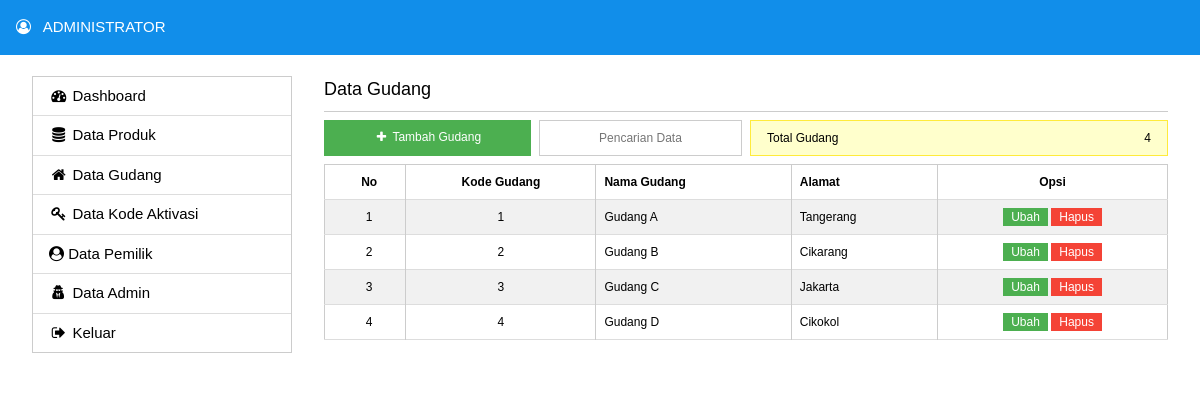
/admin/gudang_read.php (signed in), run on the app's committed database.
### tables this page shows
CREATE TABLE `tb_gudang` (
  `id_gudang` int(5) NOT NULL,
  `kode_gudang` varchar(20) NOT NULL,
  `nama_gudang` varchar(100) NOT NULL,
  `alamat` text NOT NULL
);

### admin/gudang_read.php (the view, shortened to what this page needs)
<?php require_once('../Connections/koneksi.php'); ?>
<?php
$logoutAction = $_SERVER['PHP_SELF']."?doLogout=true";
?>
<?php
$query_rsGudangRead = "SELECT * FROM tb_gudang ORDER BY nama_gudang ASC";
$rsGudangRead = mysql_query($query_rsGudangRead, $koneksi) or die(mysql_error());
$row_rsGudangRead = mysql_fetch_assoc($rsGudangRead);
$totalRows_rsGudangRead = mysql_num_rows($rsGudangRead);
$nomor = 1;
?>
<!DOCTYPE html>
<html>
<head>
<link rel="stylesheet" href="../assets/w3.css">
<link href="../assets/plugins/font-awesome/css/font-awesome.min.css" rel="stylesheet">
</head>
<body>
<div class="w3-container w3-top w3-text-white" style="background-color:#118eea;">
	<div class="w3-row w3-padding-16">
    	<div class="w3-col s12"><i class="fa fa-user-circle-o"></i>&nbsp;&nbsp; ADMINISTRATOR</div>
    </div>
    </div>
    <br>
<br>
<br>
<div class="w3-container">
	<div class="w3-row">
    	<div class="w3-col l3 w3-padding">
        	<ul class="w3-border w3-ul">
            	<li class="w3-hover-light-grey"><a href="home.php" style="text-decoration:none"><i class="fa fa-dashboard fa-fw"></i> Dashboard</a></li>
            	<li class="w3-hover-light-grey"><a href="barang_read.php" style="text-decoration:none"><i class="fa fa-database fa-fw"></i> Data Produk</a></li>
                <li class="w3-hover-light-grey"><a href="gudang_read.php" style="text-decoration:none"><i class="fa fa-home fa-fw"></i> Data Gudang</a></li>
                <li class="w3-hover-light-grey"><a href="aktivasi_read.php" style="text-decoration:none"><i class="fa fa-key fa-fw"></i> Data Kode Aktivasi</a></li>
            	<li class="w3-hover-light-grey"><a href="pemilik_read.php" style="text-decoration:none"><i class="fa fa-user-circle"></i> Data Pemilik</a></li>
                <li class="w3-hover-light-grey"><a href="admin_read.php" style="text-decoration:none"><i class="fa fa-user-secret fa-fw"></i> Data Admin</a></li>
                <li class="w3-hover-light-grey"><a href="<?php echo $logoutAction ?>" onClick="return confirm('Anda Yakin Ingin Keluar?')" style="text-decoration:none"><i class="fa fa-sign-out fa-fw"></i> Keluar</a></li>
            </ul>
        </div>
        <div class="w3-col l9 w3-padding">
		<div class="w3-large w3-border-bottom" style="padding-bottom:8px;">Data Gudang</div>
<?php if ($totalRows_rsGudangRead > 0) {  ?>
 <div class="w3-row">
 	<div class="w3-col l3" style="padding-right:4px;"><a style="margin-top:8px; height:36px;" class="w3-btn w3-block w3-green w3-small" href="gudang_create.php"><i class="fa fa-plus fa-fw"></i> Tambah Gudang</a></div>
	<div class="w3-col l3" style="padding-right:4px; padding-left:4px;"><input oninput="w3.filterHTML('#gudang', '.gudang', this.value)" placeholder="Pencarian Data" class="w3-input w3-border w3-center w3-small" style="outline:none;margin-top:8px;" autofocus></div>
    <div class="w3-col l6" style="padding-left:4px;"><div class="w3-border w3-border-yellow w3-pale-yellow w3-padding w3-small" style="margin-top:8px;">
        Total Gudang<span class="w3-right"><?php echo $totalRows_rsGudangRead ?></span>
        </div></div>
</div>
  <table class="w3-table w3-striped w3-small w3-hoverable w3-bordered w3-border" id="gudang" style="margin-top:8px;">
      <tr style="font-weight:bold" class="w3-hover-none">
      <td class="w3-border-right w3-center">No</td>
      <td class="w3-border-right w3-center">Kode Gudang</td>
      <td class="w3-border-right">Nama Gudang</td>
      <td class="w3-border-right">Alamat</td>
      <td class="w3-center">Opsi</td>
    </tr>
    <?php do { ?>
      <tr class="gudang">
        <td class="w3-border-right w3-center"><?php echo $nomor++; ?></td>
        <td class="w3-border-right w3-center"><?php echo $row_rsGudangRead['kode_gudang']; ?></td>
        <td class="w3-border-right"><?php echo $row_rsGudangRead['nama_gudang']; ?></td>
        <td class="w3-border-right"><?php echo $row_rsGudangRead['alamat']; ?></td>
        <td class="w3-center"><a class="w3-tag w3-small w3-green" style="text-decoration:none" href="gudang_update.php?id_gudang=<?php echo $row_rsGudangRead['id_gudang']; ?>">Ubah</a> <a class="w3-tag w3-small w3-red" style="text-decoration:none" onClick="return confirm('Anda Yakin Ingin Menghapus?\n<?php echo $row_rsGudangRead['nama_gudang']; ?>')" href="gudang_delete.php?id_gudang=<?php echo $row_rsGudangRead['id_gudang']; ?>">Hapus</a></td>
      </tr>
      <?php } while ($row_rsGudangRead = mysql_fetch_assoc($rsGudangRead)); ?>
  </table><br>
  <?php }  ?>
        </div>
    </div>
</div>
</body>
</html>

### assets/w3.css (style rules this page uses)
*,*:before,*:after { box-sizing:inherit }
html { -ms-text-size-adjust:100%;-webkit-text-size-adjust:100% }
body { margin:0 }
a { background-color:transparent;-webkit-text-decoration-skip:objects }
button,input,select,textarea { font:inherit;margin:0 }
button,input { overflow:visible }
html,body { font-family:Verdana,sans-serif;font-size:15px;line-height:1.5 }
html { overflow-x:hidden }
a { color:inherit }
.w3-table,.w3-table-all { border-collapse:collapse;border-spacing:0;width:100%;display:table }
.w3-bordered tr,.w3-table-all tr { border-bottom:1px solid #ddd }
.w3-striped tbody tr:nth-child(even) { background-color:#f1f1f1 }
.w3-table td,.w3-table th,.w3-table-all td,.w3-table-all th { padding:8px 8px;display:table-cell;text-align:left;vertical-align:top }
.w3-table th:first-child,.w3-table td:first-child,.w3-table-all th:first-child,.w3-table-all td:first-child { padding-left:16px }
.w3-btn,.w3-button { border:none;display:inline-block;padding:8px 16px;vertical-align:middle;overflow:hidden;text-decoration:none;color:inherit;background-color:inherit;text-align:center;cursor:pointer;white-space:nowrap }
.w3-btn,.w3-button { -webkit-touch-callout:none;-webkit-user-select:none;-khtml-user-select:none;-moz-user-select:none;-ms-user-select:none;user-select:none }
.w3-badge,.w3-tag { background-color:#000;color:#fff;display:inline-block;padding-left:8px;padding-right:8px;text-align:center }
.w3-ul { list-style-type:none;padding:0;margin:0 }
.w3-ul li { padding:8px 16px;border-bottom:1px solid #ddd }
.w3-ul li:last-child { border-bottom:none }
.w3-input { padding:8px;display:block;border:none;border-bottom:1px solid #ccc;width:100% }
.w3-block { display:block;width:100% }
.w3-container:after,.w3-container:before,.w3-panel:after,.w3-panel:before,.w3-row:after,.w3-row:before,.w3-row-padding:after,.w3-row-padding:before, .w3-cell-row:before,.w3-cell-row:after,.w3-clear:after,.w3-clear:before,.w3-bar:before,.w3-bar:after { content:"";display:table;clear:both }
.w3-col,.w3-half,.w3-third,.w3-twothird,.w3-threequarter,.w3-quarter { float:left;width:100% }
.w3-col.s12 { width:99.99999% }
@media (min-width:993px) { .w3-col.l3 { width:24.99999% } }
@media (min-width:993px) { .w3-col.l6 { width:49.99999% } }
@media (min-width:993px) { .w3-col.l9 { width:74.99999% } }
.w3-top,.w3-bottom { position:fixed;width:100%;z-index:1 }
.w3-top { top:0 }
.w3-container,.w3-panel { padding:0.01em 16px }
.w3-small { font-size:12px!important }
.w3-large { font-size:18px!important }
.w3-center { text-align:center!important }
.w3-border { border:1px solid #ccc!important }
.w3-border-bottom { border-bottom:1px solid #ccc!important }
.w3-border-right { border-right:1px solid #ccc!important }
.w3-padding { padding:8px 16px!important }
.w3-padding-16 { padding-top:16px!important;padding-bottom:16px!important }
.w3-right { float:right!important }
.w3-green,.w3-hover-green:hover { color:#fff!important;background-color:#4CAF50!important }
.w3-red,.w3-hover-red:hover { color:#fff!important;background-color:#f44336!important }
.w3-pale-yellow,.w3-hover-pale-yellow:hover { color:#000!important;background-color:#ffffcc!important }
.w3-text-white,.w3-hover-text-white:hover { color:#fff!important }
.w3-border-yellow,.w3-hover-border-yellow:hover { border-color:#ffeb3b!important }

### data on the page
tb_gudang: kode_gudang "1", nama_gudang "Gudang A", alamat "Tangerang"
tb_gudang: kode_gudang "2", nama_gudang "Gudang B", alamat "Cikarang"
tb_gudang: kode_gudang "3", nama_gudang "Gudang C", alamat "Jakarta"
tb_gudang: kode_gudang "4", nama_gudang "Gudang D", alamat "Cikokol"

### other printed values
$totalRows_rsGudangRead "4"
